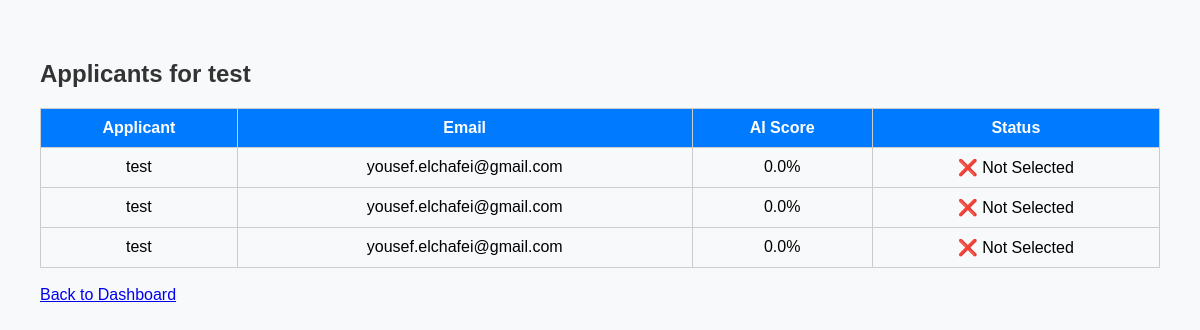
The app's page /view-applicants/1 (signed in) with its own data.
### models.py (models this page shows)
class Job(db.Model):
    id = db.Column(db.Integer, primary_key=True)
    title = db.Column(db.String(200), nullable=False)
    description = db.Column(db.Text, nullable=False)

class Resume(db.Model):
    id = db.Column(db.Integer, primary_key=True)
    user_id = db.Column(db.Integer, db.ForeignKey('user.id'), nullable=False)
    job_id = db.Column(db.Integer, db.ForeignKey('job.id'), nullable=False)  #  Fix: Add Foreign Key for Job
    match_score = db.Column(db.Float, nullable=False)
    suggestions = db.Column(db.Text, nullable=True)
    submitted_at = db.Column(db.DateTime, nullable=False)
    user = db.relationship('User', backref='resumes')  #  Relationship with User
    job = db.relationship('Job', backref='resumes')    #  Relationship with Job

class User(UserMixin, db.Model):
    id = db.Column(db.Integer, primary_key=True)
    username = db.Column(db.String(150), unique=True, nullable=False)
    email = db.Column(db.String(150), unique=True, nullable=False)
    password = db.Column(db.String(150), nullable=False)
    role = db.Column(db.String(20), nullable=False)  # "admin", "employer", "applicant"

### app.py (the view)
@app.route('/view-applicants/<int:job_id>')
@login_required
def view_applicants(job_id):
    if current_user.role not in ["employer", "admin"]:
        return "Access Denied"
    job = Job.query.get(job_id)
    resumes = Resume.query.filter_by(job_id=job_id).order_by(Resume.match_score.desc()).all()
    return render_template('view_applicants.html', job=job, resumes=resumes)

### app.py (called while the page is built)
@login_manager.user_loader
def load_user(user_id):
    return User.query.get(int(user_id))

### templates/view_applicants.html (shortened to what this page needs)
<!DOCTYPE html>
<html lang="en">
<head>
    <link rel="stylesheet" type="text/css" href="{{ url_for('static', filename='styles.css') }}">
</head>
<body>
    <h2>Applicants for {{ job.title }}</h2>
    {% if resumes %}
        <table>
            <thead>
                <tr>
                    <th>Applicant</th>
                    <th>Email</th>
                    <th>AI Score</th>
                    <th>Status</th>
                </tr>
            </thead>
            <tbody>
                {% for resume in resumes %}
                <tr>
                    <td>{{ resume.user.username }}</td>
                    <td>{{ resume.user.email }}</td>
                    <td>{{ resume.match_score }}%</td>
                    <td>
                        {% if resume.match_score >= 75 %}
                            ✅ Shortlisted for Interview
                        {% else %}
                            ❌ Not Selected
                        {% endif %}
                    </td>
                </tr>
                {% endfor %}
            </tbody>
        </table>
    {% else %}
        <p>No applicants for this job yet.</p>
    {% endif %}
    <br>
    <a href="{{ url_for('dashboard') }}">Back to Dashboard</a>
</body>
</html>

### static/styles.css (style rules this page uses)
body { font-family: Arial, sans-serif; margin: 20px; padding: 20px; background-color: #f8f9fa; }
h2 { color: #333; }
table { width: 100%; border-collapse: collapse; margin-top: 20px; }
th, td { padding: 10px; border: 1px solid #ccc; text-align: center; }
th { background-color: #007bff; color: white; }

### records on screen
Job: title "test"
Resume: user.username "test", user.email "yousef.elchafei@gmail.com", match_score "0.0", shows "❌ Not Selected"
Resume: user.username "test", user.email "yousef.elchafei@gmail.com", match_score "0.0", shows "❌ Not Selected"
Resume: user.username "test", user.email "yousef.elchafei@gmail.com", match_score "0.0", shows "❌ Not Selected"
